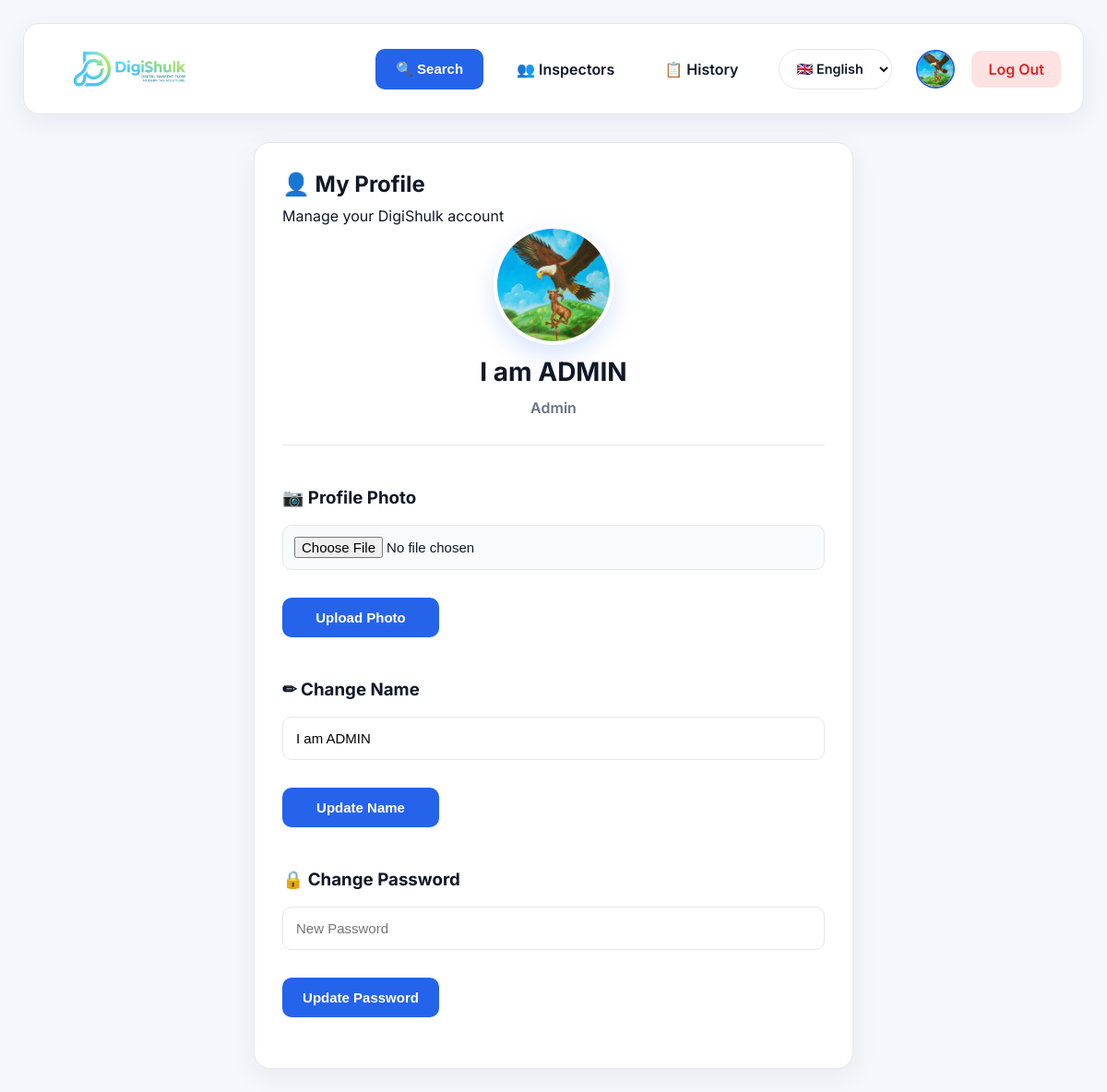
The app's page /includes/settings.php (signed in) with its own data.
### tables this page shows
CREATE TABLE `users` (
  `user_id` int(11) NOT NULL,
  `username` varchar(20) NOT NULL,
  `password` varchar(255) NOT NULL,
  `role` varchar(20) NOT NULL DEFAULT 'inspector',
  `last_active` datetime NOT NULL DEFAULT current_timestamp(),
  `profile_photo` varchar(255) DEFAULT 'default.png',
  `full_name` varchar(150) DEFAULT NULL
);

### includes/lang_engine.php (called while the page is built, shortened)
<?php
if (isset($_SESSION['lang'])) {
    $current_lang = $_SESSION['lang'];
} elseif (isset($_COOKIE['user_lang'])) {
    $current_lang = $_COOKIE['user_lang'];
    $_SESSION['lang'] = $current_lang;
} else {
    $current_lang = 'en';
}
function __($key) {
    global $dictionary, $current_lang;
    return $dictionary[$current_lang][$key] ?? $dictionary['en'][$key] ?? $key;
}
?>

### includes/settings.php (the view, shortened to what this page needs)
<?php
include 'db_connect.php';
$user_id = $_SESSION['user_id'];
$stmt = $conn->prepare("
SELECT
username,
full_name,
profile_photo,
role
FROM users
WHERE user_id=?
LIMIT 1
");
$stmt->bind_param("i",$user_id);
$stmt->execute();
$user = $stmt->get_result()->fetch_assoc();
include 'header.php';
$photo = "uploads/profile/default.jpg";
if(!empty($user['profile_photo']) && file_exists("uploads/profile/".$user['profile_photo'])){
    $photo = "uploads/profile/".$user['profile_photo'];
}
$name = !empty($user['full_name'])
            ? $user['full_name']
            : $user['username'];
?>
<div class="card">
    <h2>👤 My Profile</h2>
    <p class="subtitle">
        Manage your DigiShulk account
    </p>
    <div class="profile-header">
        <img
            src="<?php echo $photo; ?>"
            class="profile-avatar">
        <h2>
            <?php echo htmlspecialchars($name); ?>
        </h2>
        <p>
            <?php echo ucfirst($user['role']); ?>
        </p>
    </div>
    <hr><br>
    <h3>📷 Profile Photo</h3>
    <form method="POST" enctype="multipart/form-data">
        <input
            type="file"
            name="profile_photo"
            accept=".jpg,.jpeg,.png,.webp"
            required>
        <button
            type="submit"
            name="upload_photo">
            Upload Photo
        </button>
    </form>
    <br>
    <h3>✏ Change Name</h3>
    <form method="POST">
        <input
            type="text"
            name="new_name"
            value="<?php echo htmlspecialchars($name); ?>"
            required>
        <button
            type="submit"
            name="update_name">
            Update Name
        </button>
    </form>
    <br>
    <h3>🔒 Change Password</h3>
    <form method="POST">
        <input
            type="password"
            name="password"
            placeholder="New Password">
        <button
            type="submit"
            name="update_password">
            Update Password
        </button>
    </form>
</div>
</body>
</html>

### includes/header.php (shortened to what this page needs)
<?php
include 'db_connect.php';
include 'lang_engine.php';
$userPhoto = "uploads/profile/default.jpg";
if(isset($_SESSION['user_id'])){
    $stmt = $conn->prepare("
    SELECT profile_photo
    FROM users
    WHERE user_id=?
    LIMIT 1
    ");
    $stmt->bind_param("i", $_SESSION['user_id']);
    $stmt->execute();
    $row = $stmt->get_result()->fetch_assoc();
    if(!empty($row['profile_photo']) &&
       file_exists("uploads/profile/".$row['profile_photo'])){
        $userPhoto = "uploads/profile/".$row['profile_photo'];
    }
}
?>
<!DOCTYPE html>
<html lang="<?php echo $current_lang; ?>">
<head>
    <link rel="stylesheet" href="style2.css">
</head>
<body>
<div class="navarea">
    <header class="navbar">
        <?php
            $homePage = "dashboard.php";
            if (isset($_SESSION['role']) && $_SESSION['role'] == "admin") {
                 $homePage = "admin_dashboard.php";
                    }
            ?>
            <a href="<?php echo $homePage; ?>" class="logo-link">
                <div class="logo"></div>
            </a>
        <nav>
            <button id="openSearch" class="search-btn">
                🔍 Search
            </button>
            <?php if(isset($_SESSION['role']) && $_SESSION['role']=='admin'): ?>
                <a href="add_inspector.php"><?php echo __('manage'); ?></a>
            <?php endif; ?>
            <a href="history.php"><?php echo __('history'); ?></a>
            <div class="lang-form-wrapper">
                <form action="switch_lang.php" method="POST" id="langForm">
                    <select name="lang" class="server-lang-select" onchange="document.getElementById('langForm').submit();">
                        <option value="en" <?php if($current_lang == 'en') echo 'selected'; ?>>🇬🇧 English</option>
                    </select>
                </form>
            </div>
            <a href="settings.php" class="profile-link">
            <img
                src="<?php echo $userPhoto; ?>"
                class="nav-profile-photo"
                alt="Profile">
            </a>
            <a href="logout.php" class="logout-btn"><?php echo __('logout'); ?></a>
        </nav>
    </header>
</div>

### includes/style2.css (style rules this page uses)
:root { --bg: #f4f7fb; --card: #ffffff; --border: #e5e7eb; --primary: #2563eb; --primaryHover: #1d4ed8; --success: #16a34a; --danger: #dc2626; --warning: #f59e0b; --text: #111827; --muted: #6b7280; --radius: 16px; --shadow: 0 8px 30px rgba(15, 23, 42, .06); }
* { margin: 0; padding: 0; box-sizing: border-box; }
body { font-family: Inter, sans-serif; background: var(--bg); color: var(--text); padding: 25px; }
a { text-decoration: none; color: inherit; }
h1, h2, h3 { font-weight: 700; margin-bottom: 10px; color: var(--text); }
.navarea { display: flex; justify-content: center; margin-bottom: 30px; }
.navbar { width: 100%; max-width: 1400px; background: #fff; border: 1px solid var(--border); border-radius: 18px; padding: 16px 24px; display: flex; align-items: center; box-shadow: var(--shadow); }
.navbar nav { display: flex; align-items: center; gap: 18px; margin-left: auto; }
.logo { background: url("logo.png"); background-size: contain; background-repeat: no-repeat; width: 180px; height: 45px; }
.navbar a { padding: 10px 18px; border-radius: 10px; font-weight: 600; transition: .2s; }
.profile-link { display: flex; align-items: center; justify-content: center; }
.nav-profile-photo { width: 42px; height: 42px; border-radius: 50%; object-fit: cover; border: 2px solid #2563eb; transition: .25s; }
.logout-btn { background: #fee2e2; color: var(--danger) !important; }
.card { background: white; padding: 30px; border-radius: 18px; border: 1px solid var(--border); box-shadow: var(--shadow); max-width: 650px; margin: auto; }
button { background: var(--primary); color: white; border: none; padding: 13px 22px; border-radius: 10px; font-size: 15px; font-weight: 600; cursor: pointer; transition: .2s; }
input, select { width: 100%; padding: 14px; margin: 8px 0 18px; border-radius: 10px; border: 1px solid var(--border); font-size: 15px; background: white; }
.logo-link { display: flex; align-items: center; text-decoration: none; }
.profile-header { display: flex; flex-direction: column; align-items: center; gap: 12px; margin-bottom: 30px; text-align: center; }
.profile-avatar { width: 130px; height: 130px; border-radius: 50%; object-fit: cover; border: 4px solid #fff; box-shadow: 0 10px 25px rgba(37, 99, 235, .18); background: #f3f4f6; }
.profile-header h2 { margin: 0; font-size: 28px; color: var(--text); }
.profile-header p { margin: 0; color: var(--muted); font-weight: 600; }
.card hr { border: none; border-top: 1px solid var(--border); margin: 25px 0; }
.card h3 { margin-bottom: 10px; color: var(--text); }
.card form { display: flex; flex-direction: column; gap: 12px; margin-bottom: 25px; }
.card input[type=file] { padding: 12px; background: #f8fafc; border: 1px solid var(--border); border-radius: 10px; cursor: pointer; }
.card button { width: fit-content; min-width: 170px; }
.profile-link { padding: 0 !important; background: none !important; display: flex; align-items: center; }
.nav-profile-photo { width: 42px; height: 42px; border-radius: 50%; object-fit: cover; border: 2px solid #2563eb; transition: .25s; cursor: pointer; }
.server-lang-select { height: 44px; width: auto; padding: 0 16px; border: 1px solid var(--border); border-radius: 999px; background: #fff; display: flex; align-items: center; font-size: 15px; font-weight: 600; margin: 0; }
.lang-form-wrapper { display: flex; align-items: center; }
.logo-link { display: flex; align-items: center; }

### includes/header.php (style rules this page uses)
.lang-form-wrapper { display: inline-block; margin: 0 8px; }
.server-lang-select { background: #ffffff !important; color: var(--text) !important; font-family: Inter, sans-serif !important; font-weight: 600 !important; font-size: 0.9rem !important; padding: 6px 14px !important; border: 1px solid var(--border) !important; border-radius: 999px !important; cursor: pointer !important; width: auto !important; min-height: auto !important; }

### records on screen
users: profile_photo (picture), full_name "I am ADMIN", role "Admin", new_name "I am ADMIN"

### other values on screen
__('manage') "👥 Inspectors"
__('history') "📋 History"
__('logout') "Log Out"
